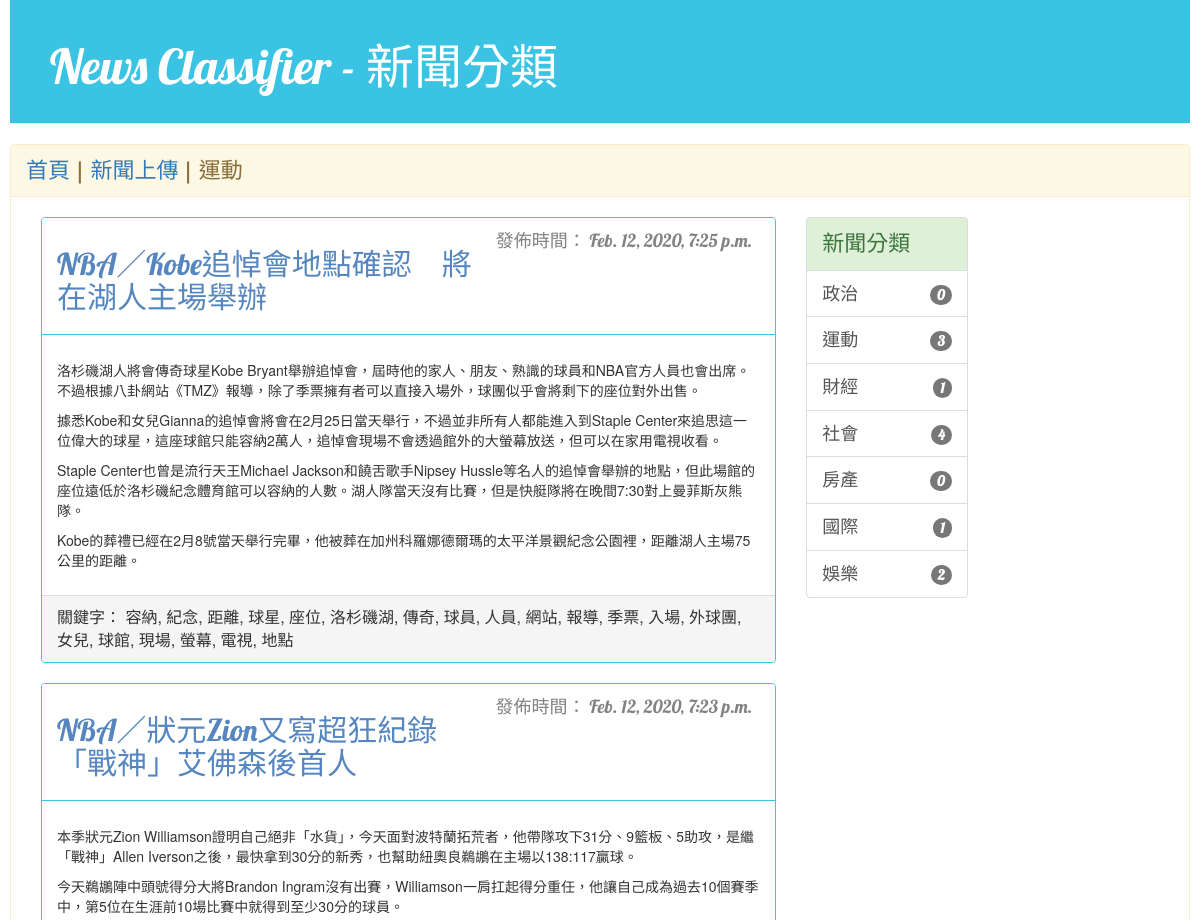
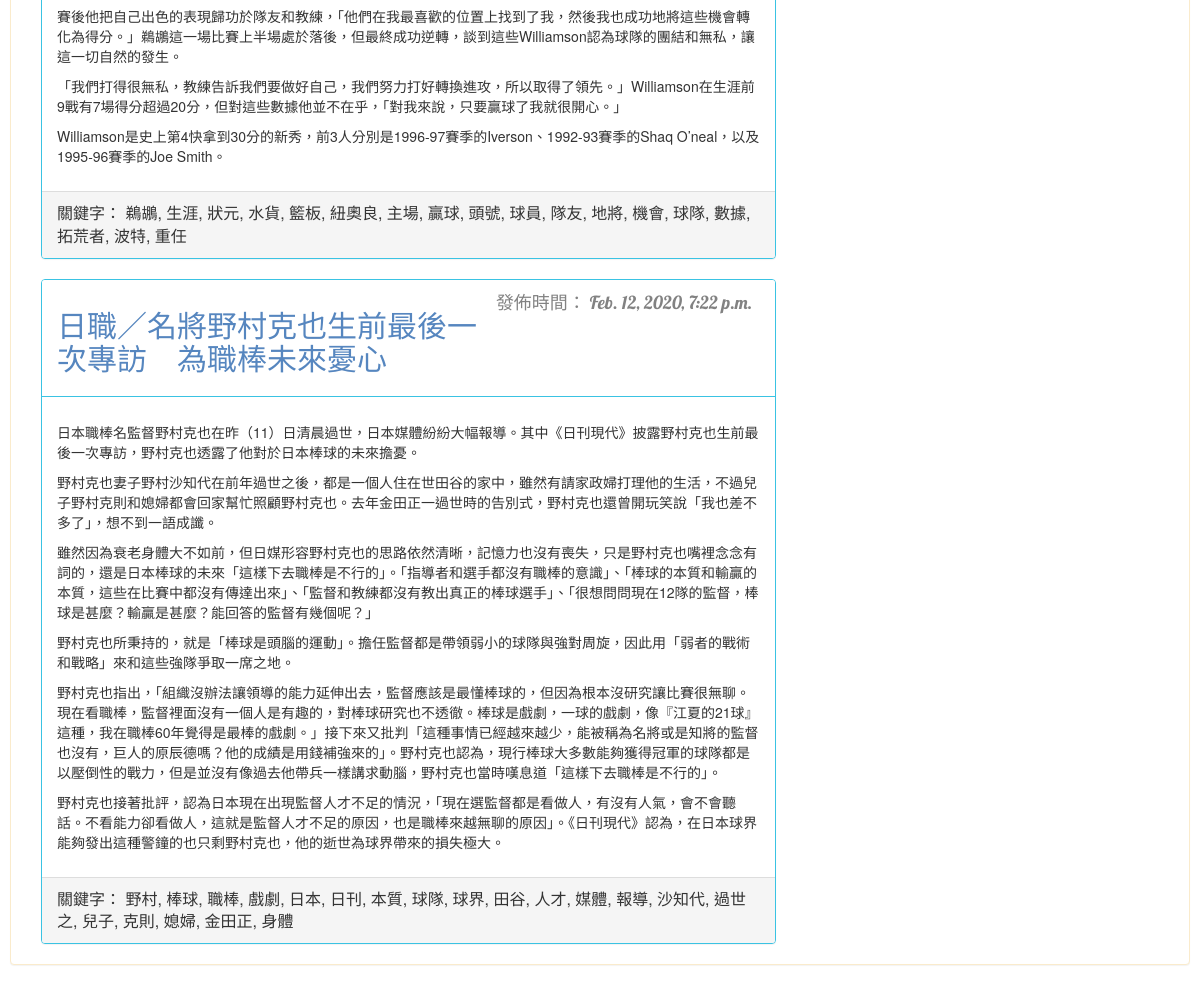
Page /news/category/1/ on the committed database (2 pictures, top to bottom).
### news/models.py (models this page shows, shortened)
class NewsType(models.Model): # 新聞類型
    type_id = models.IntegerField()
    type_name = models.CharField(max_length=15)
    def __str__(self):
        return self.type_name

class News(models.Model):
    author = models.ForeignKey(User, on_delete=models.CASCADE) # 連接使用者模組，刪除時則會將關聯對象一併刪除
    title = models.CharField(max_length=200)
    content = models.TextField()
    keyword = models.CharField(max_length=100)
    category = models.IntegerField()
    created_date = models.DateTimeField(default=timezone.now)
    created_time = models.DateTimeField(auto_now_add = True)

### news/views.py (the view)
# urls.py: url(r'^category/(?P<num>\d+)/$', views.news_nav, name='news_nav'),
def news_nav(request, num):
    cate_cnt = News.objects.values('category').annotate(cnt=Count('category'))
    types = NewsType.objects.all()
    type_arr = getTypeArr(cate_cnt, types)
    posts = News.objects.ﬁlter(category=num).order_by('-created_date')
    category = NewsType.objects.ﬁlter(type_id=num)
    return render(request, 'news/news_list.html', {'posts': posts, 'type_arr': type_arr, 'category': category[0]})

### news/views.py (called while the page is built)
def getTypeArr(cate_cnt, types):
    cate_dict = {}
    for cate in cate_cnt:
        cate_dict[cate['category']] = cate['cnt']
    type_arr = []
    for t in types:
        type_dict = {}
        type_dict['type_id'] = t.type_id
        type_dict['type_name'] = t.type_name
        if t.type_id in cate_dict.keys():
            type_dict['cnt'] = cate_dict[t.type_id]
        else:
            type_dict['cnt'] = 0
        type_arr.append(type_dict)
    return type_arr

### news/templates/news/news_list.html
{% extends 'news/base.html' %}
{% block content %}
<span class="lead-mid">{{ category }}</span>
</div>
<div class=" container-fluid ">
	<div class="col-md-8">
		<br>
		{% for post in posts %}
		<div class="panel panel-mine">
			<div class="panel-heading">
				<div class="date lead-small">
				  <p>發佈時間： {{post.created_date}}</p>
				</div>
				<h2><font color="#5686BF">{{post.title}}</font></h2>
			</div>
			<div class="panel-body">
				<p>{{post.content|linebreaks}}</p>
			</div>
			<div class="panel-footer mid-word">關鍵字： {{post.keyword}}</div>
		</div>
		{% empty %}
		<p class="lead-mid">此分類暫無新聞，敬請期待！</p>
		{% endfor %}
	</div>
{% endblock %}

### news/templates/news/base.html (shortened to what this page needs)
{% load staticfiles %}
<!DOCTYPE html>
<html lang="zh-TW">
<head>
	<link rel="stylesheet" href="https://maxcdn.bootstrapcdn.com/bootstrap/3.3.7/css/bootstrap.min.css">
	<link rel="stylesheet" href="{% static 'css/blog.css' %}">
</head>
<body>
    <div class="page-header">
        <a href="{% url 'news_list' %}"><h1>News Classifier - 新聞分類</h1></a>
    </div>
	<div class="panel panel-warning">
		<div class="panel-heading">
			<a class="lead-mid" href="{% url 'news_list' %}">首頁</a>
			<span class="lead-mid"> | </span>
			<a class="lead-mid" href="{% url 'news_add' %}">新聞上傳</a>
			<span class="lead-mid"> | </span>
    {% block content %}{% endblock %}
	<div class="hidden-xs col-lg-2">
		<br>
		<div class="list-group">
		<div class="list-group-item list-group-item-success lead-mid">新聞分類</div>
			{% for type in type_arr %}
			<a href="{% url 'news_nav' num=type.type_id %}" class="list-group-item lead-small">
				{{ type.type_name }}
				<span class="badge lead-xs">{{ type.cnt }}</span>
			</a>
			{% empty %}
			<ul>暫無分類，敬請期待</ul>
			{% endfor %}
		</div>
	</div>
</div>
</body>
</html>

### news/static/css/blog.css (style rules this page uses)
body { padding-left: 10px; padding-right: 10px; }
div.page-header { background-color: #3AC3E3; margin-top: 0; padding: 20px 20px 20px 40px; }
div.page-header h1, .page-header h1 a, .page-header h1 a:visited, .page-header h1 a:active { color: #ffffff; font-size: 36pt; text-decoration: none; }
h1, h2, h3, h4 { font-family: 'lobster', cursive; }
.date { float: right; color: #828282; padding-right: 8px; }
.mid-word { font-size: 12pt; }
.lead-xs { margin-top:4px; font-size:14px; font-family: 'lobster', cursive; }
.lead-small { font-size:18px; font-family: 'lobster', cursive; }
.lead-mid { font-size:22px; font-family: 'lobster', cursive; }
.panel-mine { border-color:#3AC3E3; }
.panel-mine>.panel-heading { color:#3c763d;background-color:#ffffff;border-color:#3AC3E3;border-size: 10px; }

### rows in the picture
NewsType: type_name "運動", type_name "運動"
News: created_date "Feb. 12, 2020, 7:25 p.m.", title "NBA／Kobe追悼會地點確認 將在湖人主場舉辦", content "洛杉磯湖人將會傳奇球星Kobe Bryant舉辦追悼會，屆時他的家人、朋友、熟識的球員和NBA官方人員也會出席。不過根據八卦網站《TMZ》報導，除了季票擁有者可以直接入場外，球團似乎會將剩下的座位對外出售。 據悉Kobe和女兒Gianna的追悼會將會在2月25日當天舉行，不過並非所有人都能進入到Staple Center來追思這一位偉大的球星，這座球館只能容納2萬人，追悼會現場不會透過館外的大螢幕放送，但可以在家用電視收看。 Staple Center也曾是流行天王Michael Jackson和饒舌歌手Nipsey Hussle等名人的追悼會舉辦的地點，但此場館的座位遠低於洛杉磯紀念體育館可以容納的人數。湖人隊當天沒有比賽，但是快艇隊將在晚間7:30對上曼菲斯灰熊隊。 Kobe的葬禮已經在2月8號當天舉行完畢，他被葬在加州科羅娜德爾瑪的太平洋景觀紀念公園裡，距離湖人主場75公里的距離。", keyword "容納, 紀念, 距離, 球星, 座位, 洛杉磯湖, 傳奇, 球員, 人員, 網站, 報導, 季票, 入場, 外球團, 女兒, 球館, 現場, 螢幕, 電視, 地點"
News: created_date "Feb. 12, 2020, 7:23 p.m.", title "NBA／狀元Zion又寫超狂紀錄 「戰神」艾佛森後首人", content "本季狀元Zion Williamson證明自己絕非「水貨」，今天面對波特蘭拓荒者，他帶隊攻下31分、9籃板、5助攻，是繼「戰神」Allen Iverson之後，最快拿到30分的新秀，也幫助紐奧良鵜鶘在主場以138:117贏球。 今天鵜鶘陣中頭號得分大將Brandon Ingram沒有出賽，Williamson一肩扛起得分重任，他讓自己成為過去10個賽季中，第5位在生涯前10場比賽中就得到至少30分的球員。 賽後他把自己出色的表現歸功於隊友和教練，「他們在我最喜歡的位置上找到了我，然後我也成功地將這些機會轉化為得分。」鵜鶘這一場比賽上半場處於落後，但最終成功逆轉，談到這些Williamson認為球隊的團結和無私，讓這一切自然的發生。 「我們打得很無私，教練告訴我們要做好自己，我們努力打好轉換進攻，所以取得了領先。」Williamson在生涯前9戰有7場得分超過20分，但對這些數據他並不在乎，「對我來說，只要贏球了我就很開心。」 Williamson是史上第4快拿到30分的新秀，前3人分別是1996-97賽季的Iverson、1992-93賽季的Shaq O’neal，以及1995-96賽季的Joe Smith。", keyword "鵜鶘, 生涯, 狀元, 水貨, 籃板, 紐奧良, 主場, 贏球, 頭號, 球員, 隊友, 地將, 機會, 球隊, 數據, 拓荒者, 波特, 重任"
News: created_date "Feb. 12, 2020, 7:22 p.m.", title "日職／名將野村克也生前最後一次專訪 為職棒未來憂心", content "日本職棒名監督野村克也在昨（11）日清晨過世，日本媒體紛紛大幅報導。其中《日刊現代》披露野村克也生前最後一次專訪，野村克也透露了他對於日本棒球的未來擔憂。 野村克也妻子野村沙知代在前年過世之後，都是一個人住在世田谷的家中，雖然有請家政婦打理他的生活，不過兒子野村克則和媳婦都會回家幫忙照顧野村克也。去年金田正一過世時的告別式，野村克也還曾開玩笑說「我也差不多了」，想不到一語成讖。 雖然因為衰老身體大不如前，但日媒形容野村克也的思路依然清晰，記憶力也沒有喪失，只是野村克也嘴裡念念有詞的，還是日本棒球的未來「這樣下去職棒是不行的」。「指導者和選手都沒有職棒的意識」、「棒球的本質和輸贏的本質，這些在比賽中都沒有傳達出來」、「監督和教練都沒有教出真正的棒球選手」、「很想問問現在12隊的監督，棒球是甚麼？輸贏是甚麼？能回答的監督有幾個呢？」 野村克也所秉持的，就是「棒球是頭腦的運動」。擔任監督都是帶領弱小的球隊與強對周旋，因此用「弱者的戰術和戰略」來和這些強隊爭取一席之地。 野村克也指出，「組織沒辦法讓領導的能力延伸出去，監督應該是最懂棒球的，但因為根本沒研究讓比賽很無聊。現在看職棒，監督裡面沒有一個人是有趣的，對棒球研究也不透徹。棒球是戲劇，一球的戲劇，像『江夏的21球』這種，我在職棒60年覺得是最棒的戲劇。」接下來又批判「這種事情已經越來越少，能被稱為名將或是知將的監督也沒有，巨人的原辰德嗎？他的成績是用錢補強來的」。野村克也認為，現行棒球大多數能夠獲得冠軍的球隊都是以壓倒性的戰力，但是並沒有像過去他帶兵一樣講求動腦，野村克也當時嘆息道「這樣下去職棒是不行的」。…", keyword "野村, 棒球, 職棒, 戲劇, 日本, 日刊, 本質, 球隊, 球界, 田谷, 人才, 媒體, 報導, 沙知代, 過世之, 兒子, 克則, 媳婦, 金田正, 身體"
NewsType: type_name "政治"
NewsType: type_name "財經"
NewsType: type_name "社會"
NewsType: type_name "房產"
NewsType: type_name "國際"
NewsType: type_name "娛樂"

### other values in the picture
{{ type.cnt }} "0" "3" "1" "4" "0" "1" "2"
